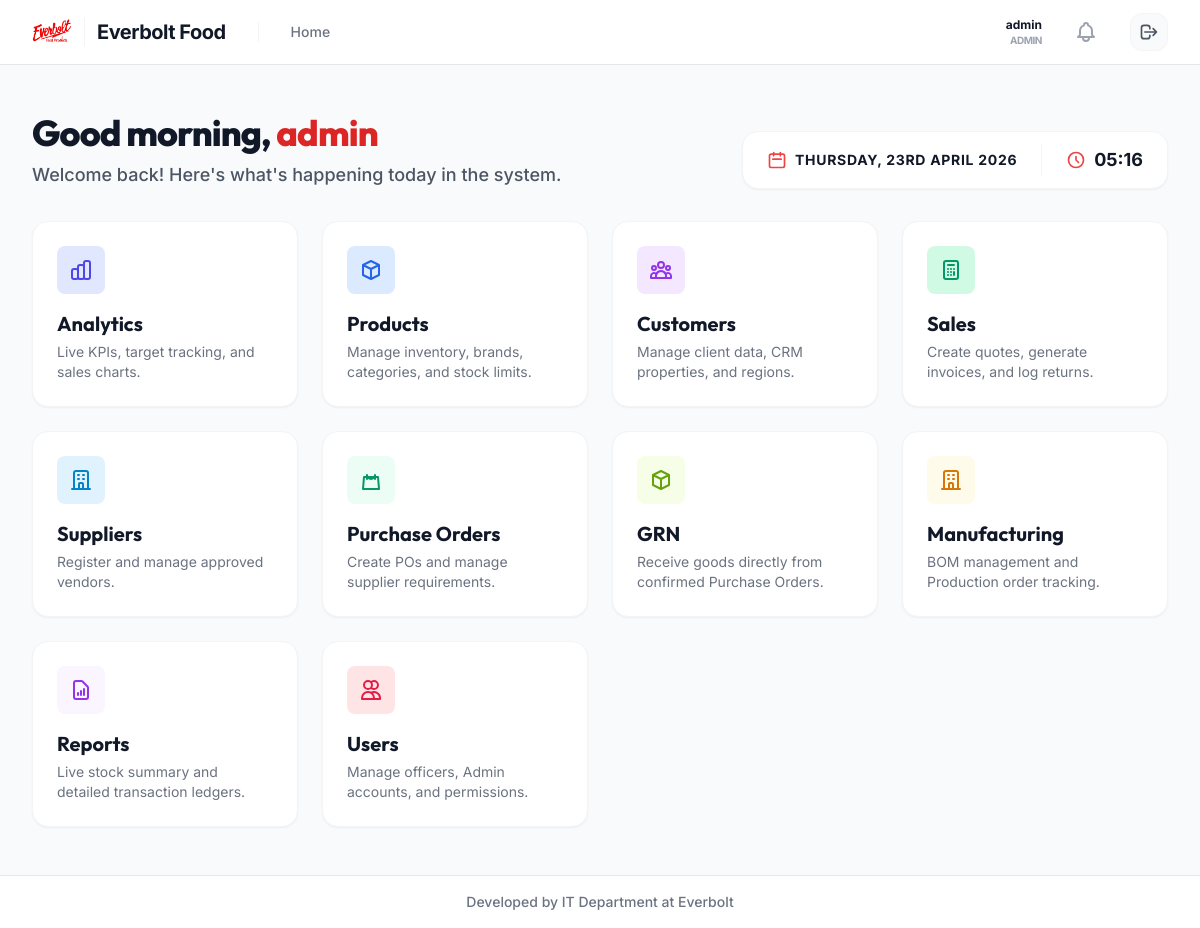
/ (signed in), run on an earlier commit of the app's database.
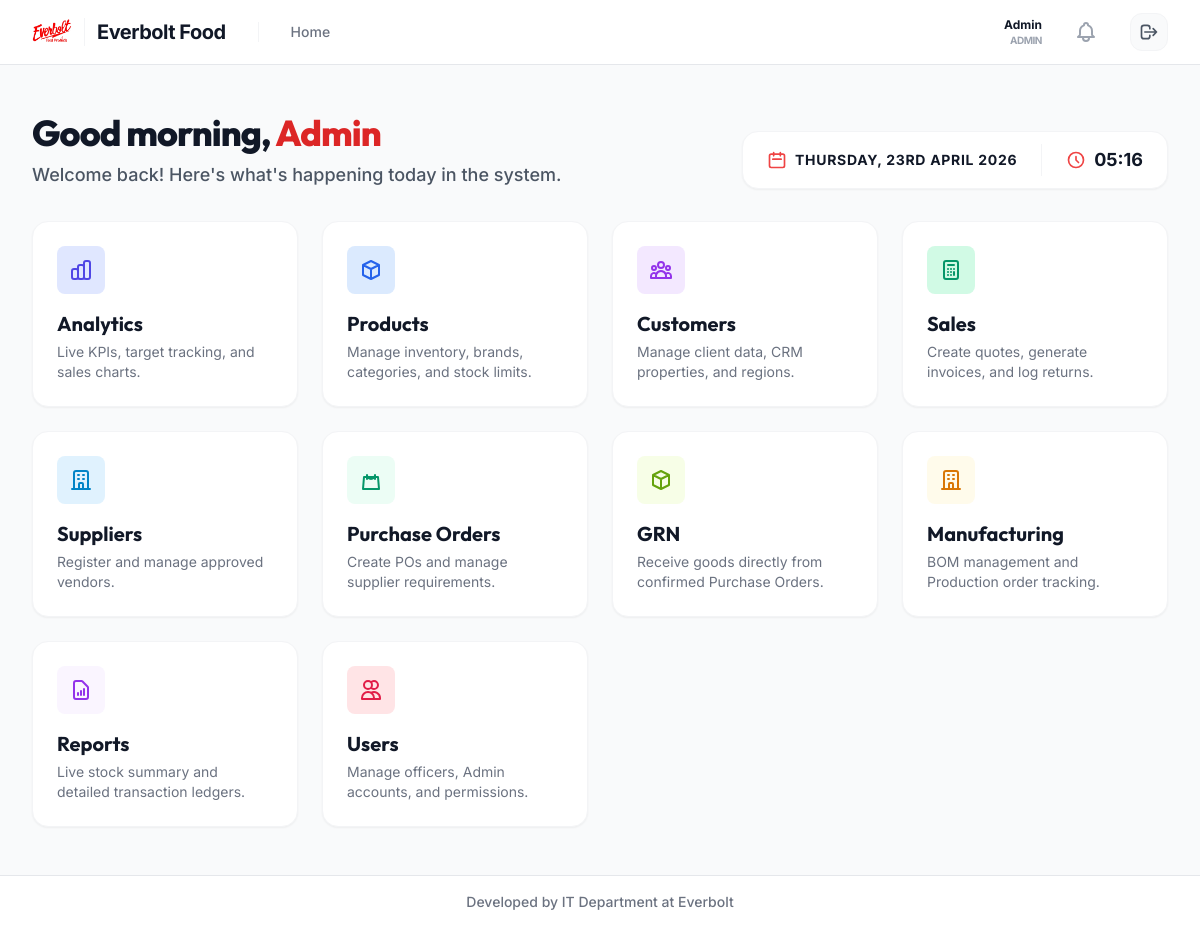
And on a later commit of the database.
### users/models.py (models this page shows, shortened)
class User(AbstractUser):
    class Roles(models.TextChoices):
        ADMIN = 'ADMIN', 'Admin'
        SALES_OFFICER = 'SALES_OFFICER', 'Sales Officer'
        USER = 'USER', 'User'
    role = models.CharField(max_length=50, choices=Roles.choices, default=Roles.SALES_OFFICER)
    contact_number = models.CharField(max_length=20, blank=True, null=True)
    assigned_area = models.CharField(max_length=100, blank=True, null=True)
    def is_admin(self):
        return self.role == self.Roles.ADMIN or self.is_superuser
    @property
    def unread_notifications(self):
        return getattr(self, 'notifications', None) and self.notifications.filter(is_read=False).order_by('-created_at') or []
    def has_perm(self, perm, obj=None):
        if self.is_admin():
            return True
        return super().has_perm(perm, obj)

### sales/views.py (the view)
# urls.py: path('', views.MainDashboardView.as_view(), name='main_dashboard'),
class MainDashboardView(LoginRequiredMixin, TemplateView):
    template_name = 'sales/main_dashboard.html'

### sales/templates/sales/main_dashboard.html (shortened to what the changed rows need)
{% extends 'layouts/base.html' %}
{% block content %}
<div class="px-4 py-6 sm:px-0">
    <div class="mb-8 flex flex-col md:flex-row md:items-end md:justify-between gap-4">
        <div>
            <h1 class="text-4xl font-extrabold text-gray-900 tracking-tight">
                <span id="greeting">Good day</span>, <span class="text-red-600">{{ user.get_full_name|default:user.username }}</span>
            </h1>
        </div>
    </div>
</div>
{% endblock %}

### sales/templates/layouts/base.html (shortened to what this page needs)
{% load static %}
<!DOCTYPE html>
<html lang="en">
<head>
    <script src="https://cdn.tailwindcss.com"></script>
</head>
<body class="bg-gray-50 text-gray-900 min-h-screen flex flex-col">
    <nav class="bg-white border-b border-gray-200">
        <div class="max-w-7xl mx-auto px-4 sm:px-6 lg:px-8">
            <div class="flex items-center justify-between h-16">
                <div class="flex items-center">
                    <a href="{% url 'main_dashboard' %}" class="flex items-center group transition-all">
                        <img src="{% static 'sales/img/logo.png' %}" alt="Everbolt Logo" class="h-10 w-auto object-contain transition-transform group-hover:scale-105">
                        <span class="ml-3 font-bold text-xl tracking-tight text-gray-900 group-hover:text-red-600 transition-colors border-l border-gray-100 pl-3">Everbolt Food</span>
                    </a>
                    <div class="hidden md:ml-8 md:flex md:items-center md:space-x-4 border-l border-gray-100 pl-8">
                        <nav class="flex" aria-label="Breadcrumb">
                            <ol class="flex items-center space-x-2 text-sm font-medium text-gray-500">
                                <li>
                                    <a href="{% url 'main_dashboard' %}" class="hover:text-red-600 transition-colors">Home</a>
                                </li>
                            </ol>
                        </nav>
                    </div>
                </div>
                <div class="flex items-center space-x-6">
                    <div class="hidden sm:flex flex-col items-end">
                        <span class="text-gray-900 font-bold text-xs ring-offset-2">{{ user.get_full_name|default:user.username }}</span>
                        <span class="text-gray-400 text-[10px] font-bold uppercase tracking-tighter">{{ user.get_role_display|default:"Staff" }}</span>
                    </div>
                    {% if user.is_authenticated %}
                        <div class="relative" x-data="{ open: false }">
                            <button @click="open = !open" class="relative p-2 text-gray-400 hover:text-gray-600 focus:outline-none transition-colors">
                            </button>
                        </div>
                        <form method="post" action="{% url 'logout' %}">
                            <button type="submit" class="bg-gray-50 hover:bg-red-50 text-gray-600 hover:text-red-700 p-2 rounded-xl transition-all border border-gray-100 hover:border-red-100">
                                <svg class="w-5 h-5" fill="none" stroke="currentColor" viewBox="0 0 24 24">
                                    <path stroke-linecap="round" stroke-linejoin="round" stroke-width="2" d="M17 16l4-4m0 0l-4-4m4 4H7m6 4v1a3 3 0 01-3 3H6a3 3 0 01-3-3V7a3 3 0 013-3h4a3 3 0 013 3v1" />
                                </svg>
                            </button>
                        </form>
                    {% endif %}
                </div>
            </div>
        </div>
    </nav>
    <main class="max-w-7xl mx-auto py-6 sm:px-6 lg:px-8 flex-grow w-full">
        {% block content %}
        {% endblock %}
    </main>
    <footer class="bg-white border-t border-gray-200 mt-auto">
        <div class="max-w-7xl mx-auto py-4 px-4 sm:px-6 lg:px-8 box-border">
            <p class="text-center text-sm text-gray-500 font-medium">Developed by IT Department at Everbolt</p>
        </div>
    </footer>
</body>
</html>

What changed in the data, as far as the page shows it:
changed User "ADMIN": get_full_name "admin" → "Admin"
